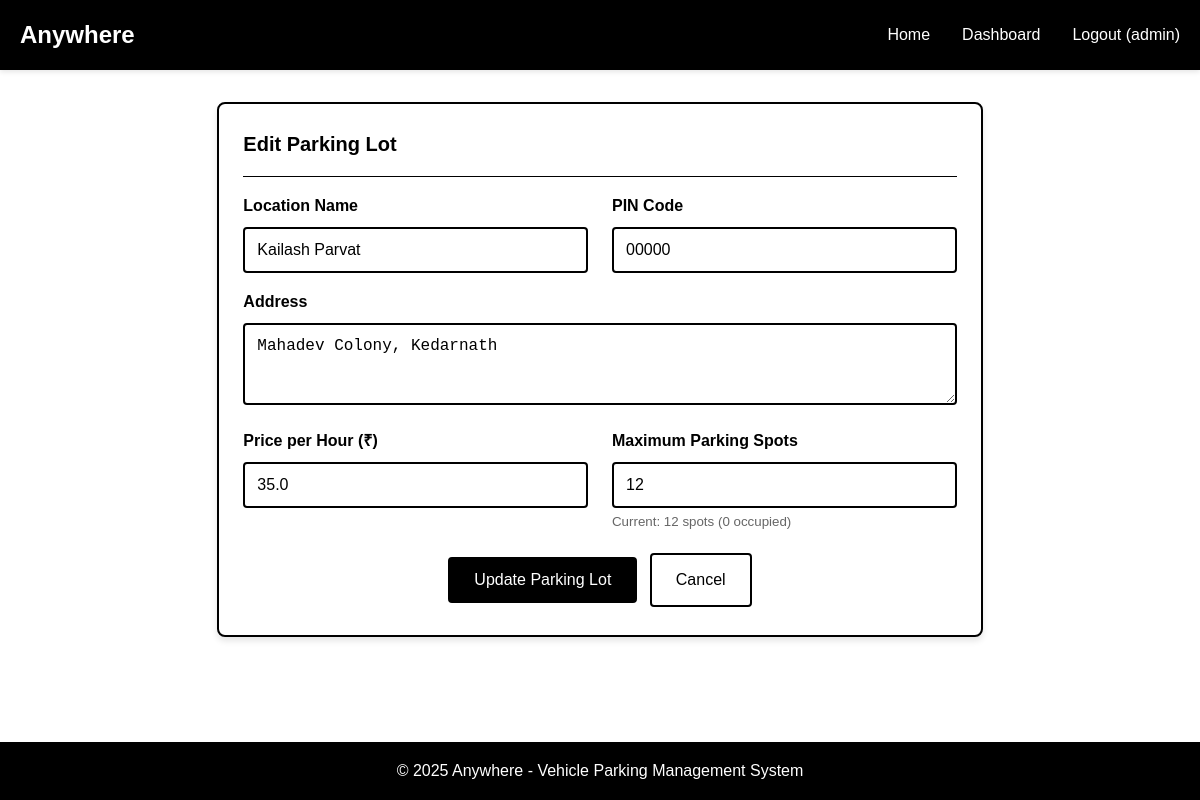
/admin/edit_lot/1 (signed in), run on an earlier commit of the app's database.
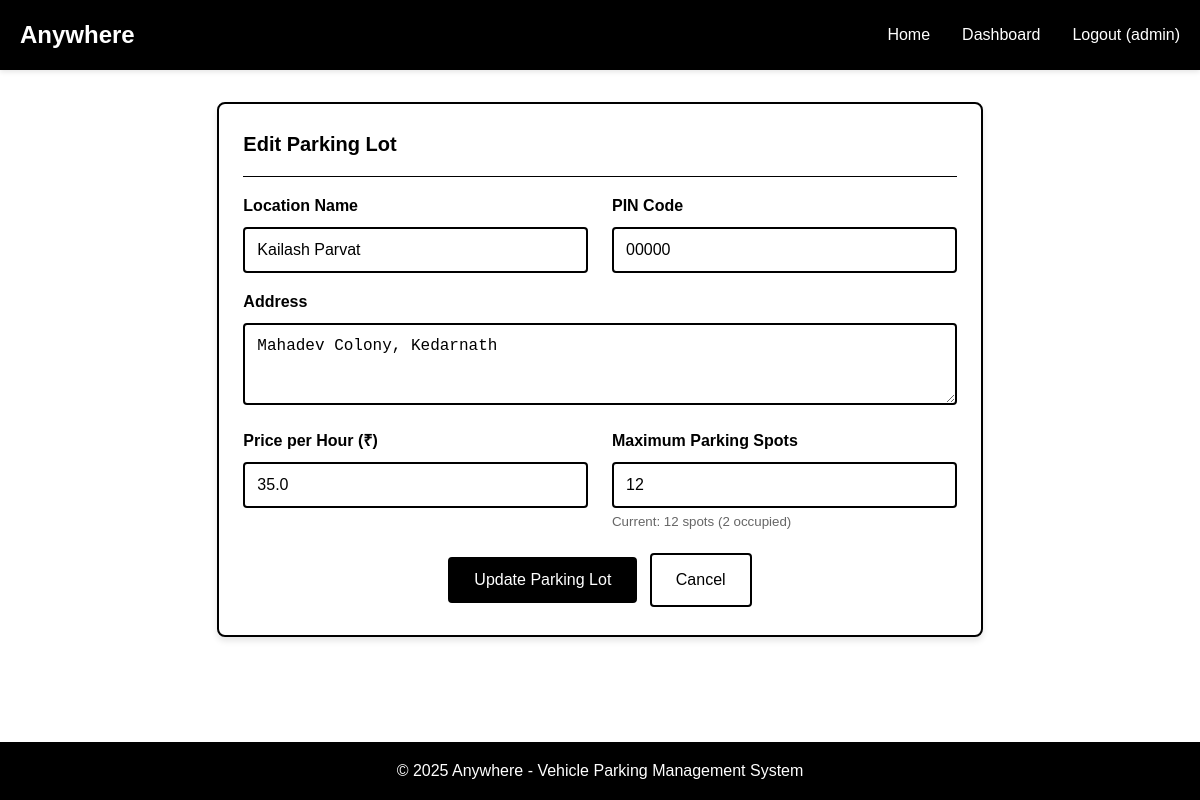
And on a later commit of the database.
### backend/models.py (models this page shows, shortened)
class ParkingSpot(db.Model):
    __tablename__ = 'parking_spots'
    id = db.Column(db.Integer, primary_key=True)
    lot_id = db.Column(db.Integer, db.ForeignKey('parking_lots.id'), nullable=False)
    spot_number = db.Column(db.String(10), nullable=False)
    status = db.Column(db.String(1), default='A', nullable=False)  # A-Available, O-Occupied
    created_at = db.Column(db.DateTime, default=datetime.utcnow)
    reservations = db.relationship('Reservation', backref='spot', lazy=True)

### backend/app.py (the view, shortened to what this page needs)
@app.route('/admin/edit_lot/<int:lot_id>', methods=['GET', 'POST'])
@admin_required
def edit_lot(lot_id):
    lot = ParkingLot.query.get_or_404(lot_id)
    return render_template('edit_lot.html', lot=lot)

### backend/app.py (called while the page is built)
def admin_required(f):
    @wraps(f)
    def decorated_function(*args, **kwargs):
        if 'user_id' not in session:
            flash('Please log in to access this page.', 'error')
            return redirect(url_for('login'))
        user = User.query.get(session['user_id'])
        if not user or not user.is_admin:
            flash('Admin access required.', 'error')
            return redirect(url_for('index'))
        return f(*args, **kwargs)
    return decorated_function

### backend/models.py (called while the page is built)
    @property
    def occupied_spots_count(self):
        return len([spot for spot in self.spots if spot.status == 'O'])

### frontend/templates/edit_lot.html (shortened to what this page needs)
{% extends "base.html" %}
{% block content %}
<div class="row">
    <div class="col-md-8" style="margin: 0 auto;">
        <div class="card">
            <div class="card-header">
                <h2 class="card-title">Edit Parking Lot</h2>
            </div>
            <form method="POST" novalidate>
                <div class="row">
                    <div class="col-md-6">
                        <div class="form-group">
                            <label class="form-label" for="name">Location Name</label>
                            <input type="text" class="form-control" id="name" name="name"
                                   value="{{ lot.prime_location_name }}" required>
                        </div>
                    </div>
                    <div class="col-md-6">
                        <div class="form-group">
                            <label class="form-label" for="pin_code">PIN Code</label>
                            <input type="text" class="form-control" id="pin_code" name="pin_code"
                                   value="{{ lot.pin_code }}" required>
                        </div>
                    </div>
                </div>
                <div class="form-group">
                    <label class="form-label" for="address">Address</label>
                    <textarea class="form-control" id="address" name="address" rows="3" required>{{ lot.address }}</textarea>
                </div>
                <div class="row">
                    <div class="col-md-6">
                        <div class="form-group">
                            <label class="form-label" for="price">Price per Hour (₹)</label>
                            <input type="number" class="form-control" id="price" name="price"
                                   min="1" step="0.01" value="{{ lot.price_per_hour }}" required>
                        </div>
                    </div>
                    <div class="col-md-6">
                        <div class="form-group">
                            <label class="form-label" for="max_spots">Maximum Parking Spots</label>
                            <input type="number" class="form-control" id="max_spots" name="max_spots"
                                   min="1" max="500" value="{{ lot.maximum_spots }}" required>
                            <small style="color: #666666;">Current: {{ lot.spots|length }} spots ({{ lot.occupied_spots_count }} occupied)</small>
                        </div>
                    </div>
                </div>
                <div class="text-center">
                    <button type="submit" class="btn btn-primary">Update Parking Lot</button>
                    <a href="{{ url_for('admin_dashboard') }}" class="btn">Cancel</a>
                </div>
            </form>
        </div>
    </div>
</div>
{% endblock %}

What changed in the data, as far as the page shows it:
changed ParkingSpot: occupied_spots_count "0" → "2"
